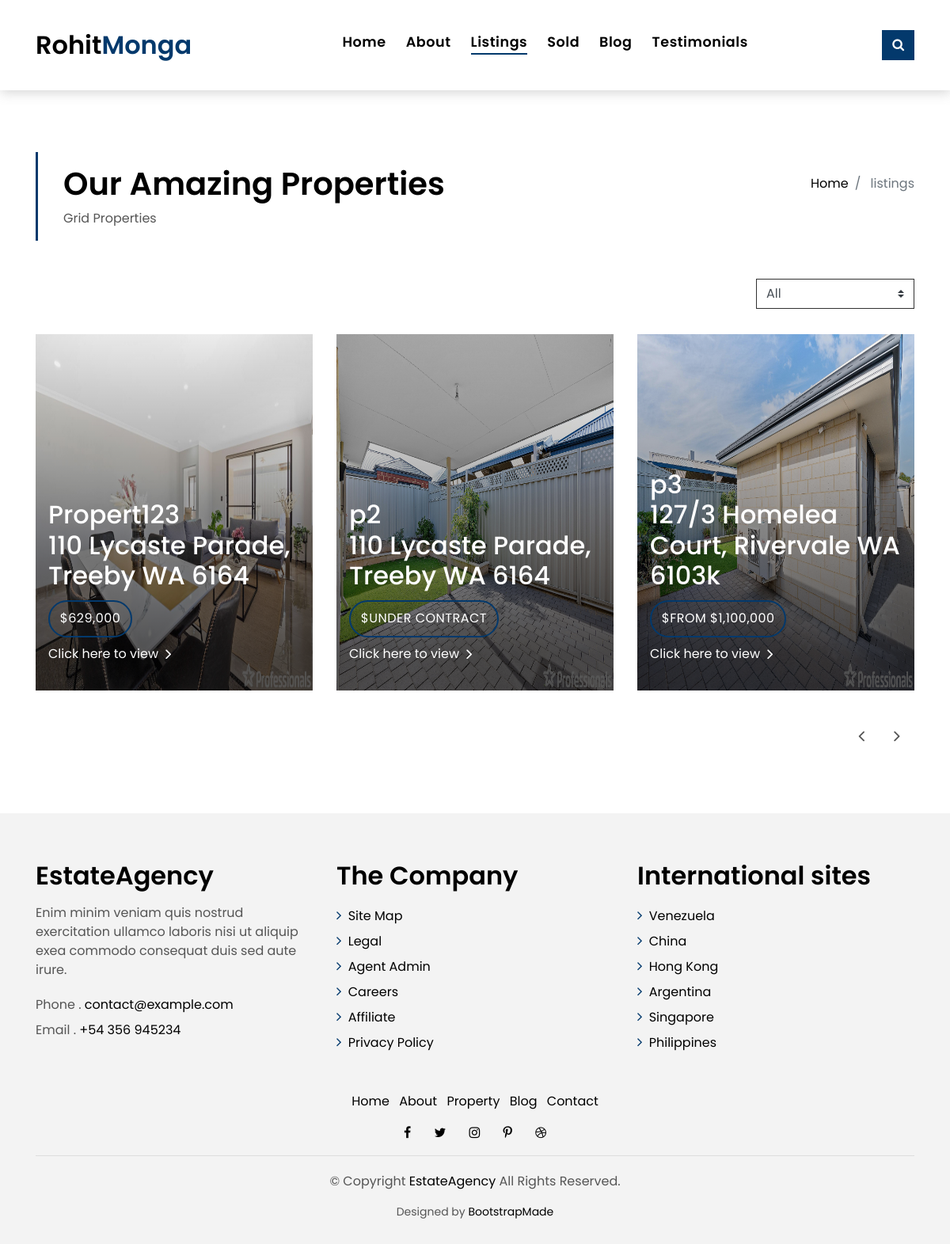
Before: /listings with the older database file.
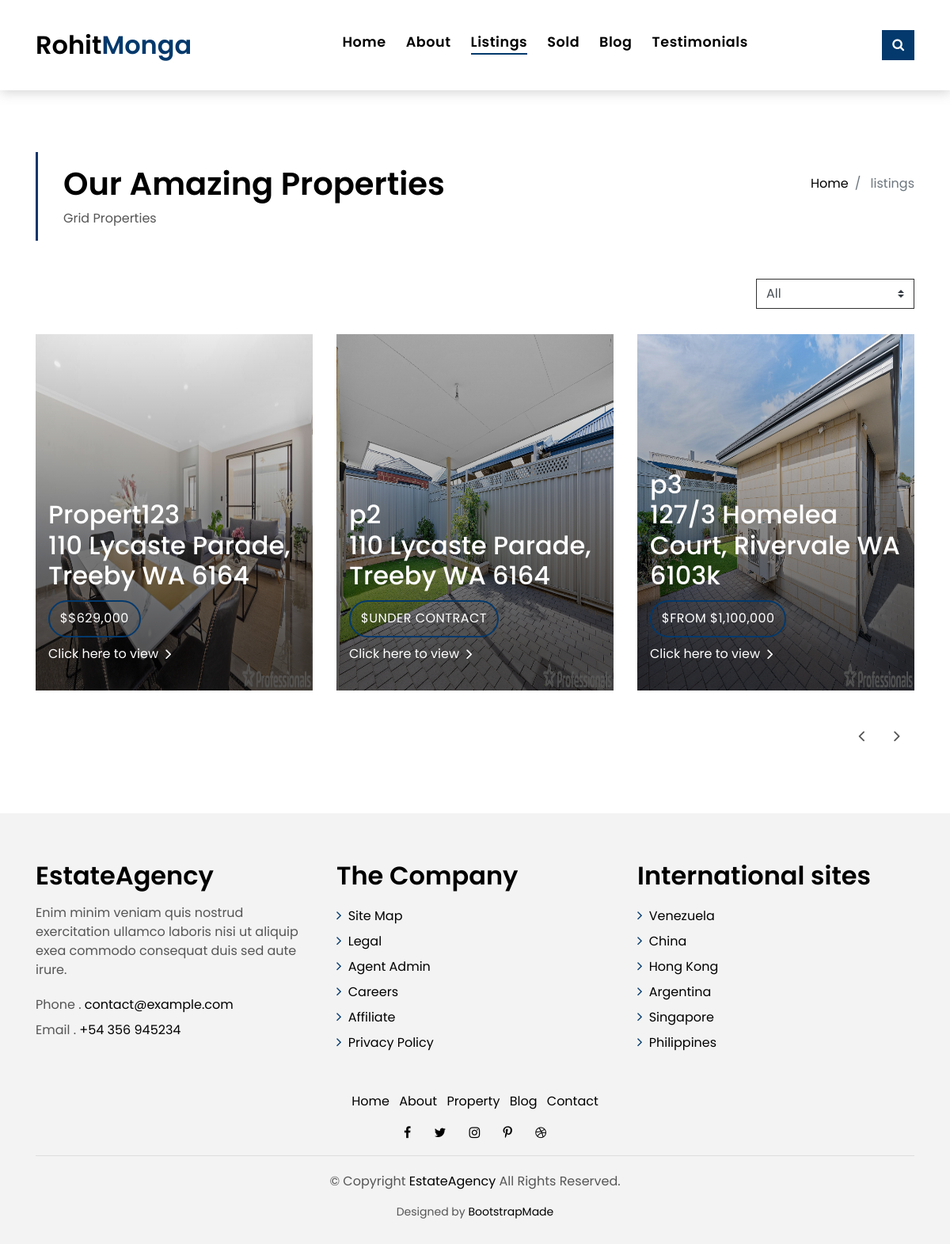
After: the same page with the newer database file.
### pages/models.py (models this page shows, shortened)
class Listing(models.Model):
    title = models.CharField(max_length=255)
    address = models.CharField(max_length=200)
    description = models.TextField(blank=True)
    price = models.CharField(max_length=20)
    bedrooms = models.IntegerField(blank=True)
    bathrooms = models.IntegerField(default=2, blank=True)
    garage = models.IntegerField(default=2, blank=True)
    area = models.IntegerField(blank=True)
    lot_size = models.IntegerField(null=True, blank=True)
    photo_main = models.ImageField(upload_to='photos/%Y/%m/%d', validators=[validate_image_size])
    photo_1 = models.ImageField(upload_to='photos/%Y/%m/%d', blank=True, validators=[validate_image_size])
    photo_2 = models.ImageField(upload_to='photos/%Y/%m/%d', blank=True, validators=[validate_image_size])
    photo_3 = models.ImageField(upload_to='photos/%Y/%m/%d', blank=True, validators=[validate_image_size])
    photo_4 = models.ImageField(upload_to='photos/%Y/%m/%d', blank=True, validators=[validate_image_size])
    photo_5 = models.ImageField(upload_to='photos/%Y/%m/%d', blank=True, validators=[validate_image_size])
    photo_6 = models.ImageField(upload_to='photos/%Y/%m/%d', blank=True, validators=[validate_image_size])
    photo_7 = models.ImageField(upload_to='photos/%Y/%m/%d', blank=True, validators=[validate_image_size])
    photo_8 = models.ImageField(upload_to='photos/%Y/%m/%d', blank=True, validators=[validate_image_size])
    photo_9 = models.ImageField(upload_to='photos/%Y/%m/%d', blank=True, validators=[validate_image_size])
    photo_10 = models.ImageField(upload_to='photos/%Y/%m/%d', blank=True, validators=[validate_image_size])
    photo_11 = models.ImageField(upload_to='photos/%Y/%m/%d', blank=True, validators=[validate_image_size])
    photo_12 = models.ImageField(upload_to='photos/%Y/%m/%d', blank=True, validators=[validate_image_size])
    photo_13 = models.ImageField(upload_to='photos/%Y/%m/%d', blank=True, validators=[validate_image_size])
    photo_14 = models.ImageField(upload_to='photos/%Y/%m/%d', blank=True, validators=[validate_image_size])
    photo_15 = models.ImageField(upload_to='photos/%Y/%m/%d', blank=True, validators=[validate_image_size])
    photo_16 = models.ImageField(upload_to='photos/%Y/%m/%d', blank=True, validators=[validate_image_size])
    photo_17 = models.ImageField(upload_to='photos/%Y/%m/%d', blank=True, validators=[validate_image_size])
    photo_18 = models.ImageField(upload_to='photos/%Y/%m/%d', blank=True, validators=[validate_image_size])
    floor_plan = models.FileField(upload_to='floor_plans/%Y/%m/%d', blank=True, null=True)
    video = models.URLField(blank=True)
    home_open = models.CharField(max_length=200, blank=True)
    is_published = models.BooleanField(default=True)
    list_date = models.DateTimeField(default=datetime.now, blank=True)
    qr_code = models.ImageField(upload_to='qr_codes/', blank=True, null=True)
    sold = models.BooleanField(default=False)
    sold_date = models.DateTimeField(blank=True, null=True)
    class Meta:
        verbose_name_plural = "Listings"

### pages/views.py (the view)
# urls.py: path('listings', views.listings, name='listings'),
def listings(request):
    all_listings = Listing.objects.all()
    return render(request, 'listings.html', {'listings': all_listings})

### pages/templates/listings.html (shortened to what this page needs)
{% load static %}
<!DOCTYPE html>
<html lang="en">
<head>
  <link href="{% static 'lib/bootstrap/css/bootstrap.min.css' %}" rel="stylesheet">
  <link href="{% static 'lib/font-awesome/css/font-awesome.min.css' %}" rel="stylesheet">
  <link href="{% static 'lib/animate/animate.min.css' %}" rel="stylesheet">
  <link href="{% static 'lib/ionicons/css/ionicons.min.css' %}" rel="stylesheet">
  <link href="{% static 'lib/owlcarousel/assets/owl.carousel.min.css' %}" rel="stylesheet">
  <link href="{% static 'css/style.css' %}" rel="stylesheet">
</head>
<body>
  <nav class="navbar navbar-default navbar-trans navbar-expand-lg fixed-top">
    <div class="container">
      <a class="navbar-brand text-brand" href="{% url 'home' %}">Rohit<span class="color-b">Monga</span></a>
      <div class="navbar-collapse collapse justify-content-center" id="navbarDefault">
        <ul class="navbar-nav">
          <li class="nav-item">
            <a class="nav-link" href="{% url 'home' %}">Home</a>
          </li>
          <li class="nav-item">
            <a class="nav-link" href="{% url 'about' %}">About</a>
          </li>
          <li class="nav-item">
            <a class="nav-link active" href="{% url 'listings' %}">Listings</a>
          </li>
          <li class="nav-item">
            <a class="nav-link" href="{% url 'sold' %}">Sold</a>
          </li>
          <li class="nav-item">
            <a class="nav-link" href="{% url 'blogs' %}">Blog</a>
          </li>
          <li class="nav-item">
            <a class="nav-link" href="{% url 'contact' %}">Testimonials</a>
          </li>
        </ul>
      </div>
      <button type="button" class="btn btn-b-n navbar-toggle-box-collapse d-none d-md-block" data-toggle="collapse"
        data-target="#navbarTogglerDemo01" aria-expanded="false">
        <span class="fa fa-search" aria-hidden="true"></span>
      </button>
    </div>
  </nav>
  <section class="intro-single">
    <div class="container">
      <div class="row">
        <div class="col-md-12 col-lg-8">
          <div class="title-single-box">
            <h1 class="title-single">Our Amazing Properties</h1>
            <span class="color-text-a">Grid Properties</span>
          </div>
        </div>
        <div class="col-md-12 col-lg-4">
          <nav aria-label="breadcrumb" class="breadcrumb-box d-flex justify-content-lg-end">
            <ol class="breadcrumb">
              <li class="breadcrumb-item">
                <a href="{% url 'home' %}">Home</a>
              </li>
              <li class="breadcrumb-item active" aria-current="page">
                listings
              </li>
            </ol>
          </nav>
        </div>
      </div>
    </div>
  </section>
  <section class="property-grid grid">
    <div class="container">
        <div class="row">
            <div class="col-sm-12">
                <div class="grid-option">
                    <form>
                        <select class="custom-select">
                            <option selected>All</option>
                        </select>
                    </form>
                </div>
            </div>
            {% for listing in listings %}
            <div class="col-md-4">
                <div class="card-box-a card-shadow">
                    <div class="img-box-a">
                        <img src="{{ listing.photo_main.url }}" alt="" class="img-a img-fluid" style="height: 450px;">
                    </div>
                    <div class="card-overlay">
                        <div class="card-overlay-a-content">
                            <div class="card-header-a">
                                <h2 class="card-title-a">
                                    <a href="#">{{ listing.title }}
                                        <br /> {{ listing.address }}</a>
                                </h2>
                            </div>
                            <div class="card-body-a">
                                <div class="price-box d-flex">
                                    <span class="price-a">${{ listing.price }}</span>
                                </div>
                                <a href="{% url 'listing_detail' listing.id %}" class="link-a">Click here to view
                                    <span class="ion-ios-arrow-forward"></span>
                                </a>
                            </div>
                        </div>
                    </div>
                </div>
            </div>
            {% endfor %}
        </div>
        <div class="row">
            <div class="col-sm-12">
                <nav class="pagination-a">
                    <ul class="pagination justify-content-end">
                        {% if listings.has_previous %}
                        <li class="page-item">
                            <a class="page-link" href="?page={{ listings.previous_page_number }}" tabindex="-1">
                                <span class="ion-ios-arrow-back"></span>
                            </a>
                        </li>
                        {% else %}
                        <li class="page-item disabled">
                            <a class="page-link" href="#" tabindex="-1">
                                <span class="ion-ios-arrow-back"></span>
                            </a>
                        </li>
                        {% endif %}
                        {% if listings.has_next %}
                        <li class="page-item next">
                            <a class="page-link" href="?page={{ listings.next_page_number }}">
                                <span class="ion-ios-arrow-forward"></span>
                            </a>
                        </li>
                        {% else %}
                        <li class="page-item disabled">
                            <a class="page-link" href="#">
                                <span class="ion-ios-arrow-forward"></span>
                            </a>
                        </li>
                        {% endif %}
                    </ul>
                </nav>
            </div>
        </div>
    </div>
</section>
  <section class="section-footer">
    <div class="container">
      <div class="row">
        <div class="col-sm-12 col-md-4">
          <div class="widget-a">
            <div class="w-header-a">
              <h3 class="w-title-a text-brand">EstateAgency</h3>
            </div>
            <div class="w-body-a">
              <p class="w-text-a color-text-a">
                Enim minim veniam quis nostrud exercitation ullamco laboris nisi ut aliquip exea commodo consequat duis
                sed aute irure.
              </p>
            </div>
            <div class="w-footer-a">
              <ul class="list-unstyled">
                <li class="color-a">
                  <span class="color-text-a">Phone .</span> contact@example.com</li>
                <li class="color-a">
                  <span class="color-text-a">Email .</span> +54 356 945234</li>
              </ul>
            </div>
          </div>
        </div>
        <div class="col-sm-12 col-md-4 section-md-t3">
          <div class="widget-a">
            <div class="w-header-a">
              <h3 class="w-title-a text-brand">The Company</h3>
            </div>
            <div class="w-body-a">
              <div class="w-body-a">
                <ul class="list-unstyled">
                  <li class="item-list-a">
                    <i class="fa fa-angle-right"></i> <a href="#">Site Map</a>
                  </li>
                  <li class="item-list-a">
                    <i class="fa fa-angle-right"></i> <a href="#">Legal</a>
                  </li>
                  <li class="item-list-a">
                    <i class="fa fa-angle-right"></i> <a href="#">Agent Admin</a>
                  </li>
                  <li class="item-list-a">
                    <i class="fa fa-angle-right"></i> <a href="#">Careers</a>
                  </li>
                  <li class="item-list-a">
                    <i class="fa fa-angle-right"></i> <a href="#">Affiliate</a>
                  </li>
                  <li class="item-list-a">
                    <i class="fa fa-angle-right"></i> <a href="#">Privacy Policy</a>
                  </li>
                </ul>
              </div>
            </div>
          </div>
        </div>
        <div class="col-sm-12 col-md-4 section-md-t3">
          <div class="widget-a">
            <div class="w-header-a">
              <h3 class="w-title-a text-brand">International sites</h3>
            </div>
            <div class="w-body-a">
              <ul class="list-unstyled">
                <li class="item-list-a">
                  <i class="fa fa-angle-right"></i> <a href="#">Venezuela</a>
                </li>
                <li class="item-list-a">
                  <i class="fa fa-angle-right"></i> <a href="#">China</a>
                </li>
                <li class="item-list-a">
                  <i class="fa fa-angle-right"></i> <a href="#">Hong Kong</a>
                </li>
                <li class="item-list-a">
                  <i class="fa fa-angle-right"></i> <a href="#">Argentina</a>
                </li>
                <li class="item-list-a">
                  <i class="fa fa-angle-right"></i> <a href="#">Singapore</a>
                </li>
                <li class="item-list-a">
                  <i class="fa fa-angle-right"></i> <a href="#">Philippines</a>
                </li>
              </ul>
            </div>
          </div>
        </div>
      </div>
    </div>
  </section>
  <footer>
    <div class="container">
      <div class="row">
        <div class="col-md-12">
          <nav class="nav-footer">
            <ul class="list-inline">
              <li class="list-inline-item">
                <a href="#">Home</a>
              </li>
              <li class="list-inline-item">
                <a href="#">About</a>
              </li>
              <li class="list-inline-item">
                <a href="#">Property</a>
              </li>
              <li class="list-inline-item">
                <a href="#">Blog</a>
              </li>
              <li class="list-inline-item">
                <a href="#">Contact</a>
              </li>
            </ul>
          </nav>
          <div class="socials-a">
            <ul class="list-inline">
              <li class="list-inline-item">
                <a href="#">
                  <i class="fa fa-facebook" aria-hidden="true"></i>
                </a>
              </li>
              <li class="list-inline-item">
                <a href="#">
                  <i class="fa fa-twitter" aria-hidden="true"></i>
                </a>
              </li>
              <li class="list-inline-item">
                <a href="#">
                  <i class="fa fa-instagram" aria-hidden="true"></i>
                </a>
              </li>
              <li class="list-inline-item">
                <a href="#">
                  <i class="fa fa-pinterest-p" aria-hidden="true"></i>
                </a>
              </li>
              <li class="list-inline-item">
                <a href="#">
                  <i class="fa fa-dribbble" aria-hidden="true"></i>
                </a>
              </li>
            </ul>
          </div>
          <div class="copyright-footer">
            <p class="copyright color-text-a">
              &copy; Copyright
              <span class="color-a">EstateAgency</span> All Rights Reserved.
            </p>
          </div>
          <div class="credits">
            Designed by <a href="https://bootstrapmade.com/">BootstrapMade</a>
          </div>
        </div>
      </div>
    </div>
  </footer>
</body>
</html>

Changed rows visible on the page:
changed Listing "Propert123": price "629,000" → "$629,000"
